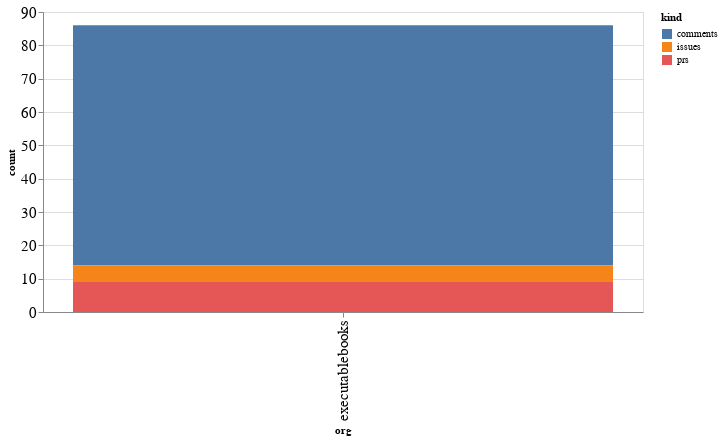

The code cell stored with this chart in its notebook:
### Code cell
alt.Chart(org_summaries, width=600).mark_bar().encode(
    x='org',
    y='count',
    color='kind',
    tooltip="org"
)

### Figure 1 — Vega-Lite specification as saved in the notebook (floating-point values rounded to 4 significant figures)
{"config": {"axisLeft": {"labelFontSize": 15}, "axisBottom": {"labelFontSize": 15}}, "data": {"name": "data-3fa30301eaa97a2dcbfc1102358d722d"}, "mark": "bar", "encoding": {"color": {"type": "nominal", "field": "kind"}, "tooltip": {"type": "nominal", "field": "org"}, "x": {"type": "nominal", "field": "org"}, "y": {"type": "quantitative", "field": "count"}}, "width": 600, "$schema": "https://vega.github.io/schema/vega-lite/v4.8.1.json", "datasets": {"data-3fa30301eaa97a2dcbfc1102358d722d": [{"org": "executablebooks", "kind": "comments", "count": 72}, {"org": "executablebooks", "kind": "issues", "count": 5}, {"org": "executablebooks", "kind": "prs", "count": 9}]}}
